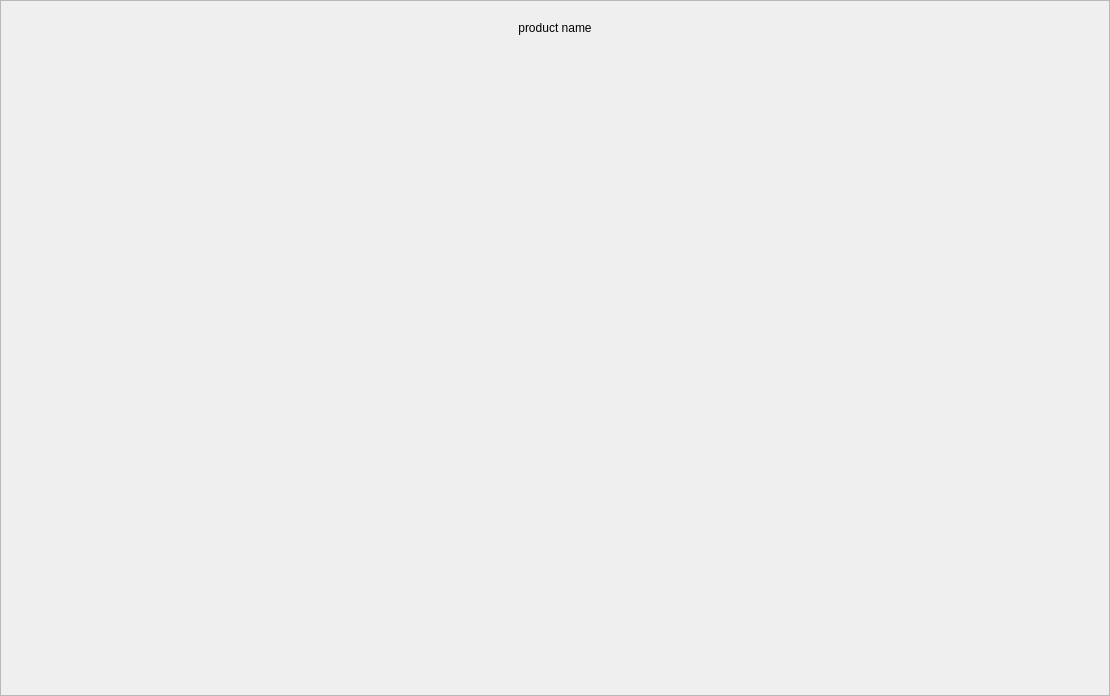
<?xml version="1.0" encoding="UTF-8"?>
<ui version="4.0">
 <class>WelcomeScreenWidget</class>
 <widget class="QFrame" name="WelcomeScreenWidget">
  <property name="geometry">
   <rect>
    <x>0</x>
    <y>0</y>
    <width>1110</width>
    <height>696</height>
   </rect>
  </property>
  <property name="windowTitle">
   <string/>
  </property>
  <layout class="QGridLayout" name="gridLayout">
   <property name="leftMargin">
    <number>0</number>
   </property>
   <property name="topMargin">
    <number>0</number>
   </property>
   <property name="rightMargin">
    <number>0</number>
   </property>
   <property name="bottomMargin">
    <number>0</number>
   </property>
   <property name="spacing">
    <number>0</number>
   </property>
   <item row="1" column="0">
    <widget class="QFrame" name="frameBackground">
     <property name="frameShape">
      <enum>QFrame::StyledPanel</enum>
     </property>
     <property name="frameShadow">
      <enum>QFrame::Raised</enum>
     </property>
     <layout class="QHBoxLayout" name="horizontalLayout_2">
      <property name="spacing">
       <number>0</number>
      </property>
      <property name="leftMargin">
       <number>0</number>
      </property>
      <property name="topMargin">
       <number>0</number>
      </property>
      <property name="rightMargin">
       <number>0</number>
      </property>
      <property name="bottomMargin">
       <number>0</number>
      </property>
      <item>
       <layout class="QVBoxLayout" name="verticalLayout_2">
        <property name="topMargin">
         <number>0</number>
        </property>
        <property name="bottomMargin">
         <number>0</number>
        </property>
        <item>
         <layout class="QVBoxLayout" name="toplayout">
          <property name="spacing">
           <number>0</number>
          </property>
          <property name="topMargin">
           <number>0</number>
          </property>
          <item>
           <layout class="QHBoxLayout" name="horizontalLayout">
            <property name="bottomMargin">
             <number>0</number>
            </property>
            <item>
             <spacer name="horizontalSpacer_3">
              <property name="orientation">
               <enum>Qt::Horizontal</enum>
              </property>
              <property name="sizeHint" stdset="0">
               <size>
                <width>40</width>
                <height>20</height>
               </size>
              </property>
             </spacer>
            </item>
            <item>
             <widget class="QLabel" name="labelLogo">
              <property name="text">
               <string notr="true"/>
              </property>
              <property name="scaledContents">
               <bool>true</bool>
              </property>
              <property name="alignment">
               <set>Qt::AlignCenter</set>
              </property>
              <property name="wordWrap">
               <bool>true</bool>
              </property>
              <property name="textInteractionFlags">
               <set>Qt::NoTextInteraction</set>
              </property>
             </widget>
            </item>
            <item>
             <spacer name="horizontalSpacer_4">
              <property name="orientation">
               <enum>Qt::Horizontal</enum>
              </property>
              <property name="sizeHint" stdset="0">
               <size>
                <width>40</width>
                <height>20</height>
               </size>
              </property>
             </spacer>
            </item>
           </layout>
          </item>
          <item>
           <widget class="QLabel" name="labelProductName">
            <property name="minimumSize">
             <size>
              <width>0</width>
              <height>0</height>
             </size>
            </property>
            <property name="maximumSize">
             <size>
              <width>16777215</width>
              <height>16777215</height>
             </size>
            </property>
            <property name="text">
             <string notr="true">product name</string>
            </property>
            <property name="alignment">
             <set>Qt::AlignCenter</set>
            </property>
           </widget>
          </item>
         </layout>
        </item>
        <item>
         <widget class="QScrollArea" name="scrollArea">
          <property name="frameShape">
           <enum>QFrame::NoFrame</enum>
          </property>
          <property name="horizontalScrollBarPolicy">
           <enum>Qt::ScrollBarAlwaysOff</enum>
          </property>
          <property name="sizeAdjustPolicy">
           <enum>QAbstractScrollArea::AdjustToContents</enum>
          </property>
          <property name="widgetResizable">
           <bool>true</bool>
          </property>
          <property name="alignment">
           <set>Qt::AlignCenter</set>
          </property>
          <widget class="QWidget" name="centralWidget">
           <property name="geometry">
            <rect>
             <x>0</x>
             <y>0</y>
             <width>1106</width>
             <height>649</height>
            </rect>
           </property>
           <layout class="QGridLayout" name="bottomLayout">
            <property name="leftMargin">
             <number>0</number>
            </property>
            <property name="topMargin">
             <number>0</number>
            </property>
            <property name="rightMargin">
             <number>0</number>
            </property>
            <property name="bottomMargin">
             <number>0</number>
            </property>
            <property name="horizontalSpacing">
             <number>20</number>
            </property>
            <item row="0" column="0">
             <spacer name="horizontalSpacer">
              <property name="orientation">
               <enum>Qt::Horizontal</enum>
              </property>
              <property name="sizeType">
               <enum>QSizePolicy::MinimumExpanding</enum>
              </property>
              <property name="sizeHint" stdset="0">
               <size>
                <width>0</width>
                <height>20</height>
               </size>
              </property>
             </spacer>
            </item>
            <item row="0" column="3">
             <spacer name="horizontalSpacer_2">
              <property name="orientation">
               <enum>Qt::Horizontal</enum>
              </property>
              <property name="sizeType">
               <enum>QSizePolicy::MinimumExpanding</enum>
              </property>
              <property name="sizeHint" stdset="0">
               <size>
                <width>0</width>
                <height>20</height>
               </size>
              </property>
             </spacer>
            </item>
            <item row="1" column="0" colspan="4">
             <spacer name="verticalSpacer_2">
              <property name="orientation">
               <enum>Qt::Vertical</enum>
              </property>
              <property name="sizeHint" stdset="0">
               <size>
                <width>20</width>
                <height>40</height>
               </size>
              </property>
             </spacer>
            </item>
            <item row="0" column="1">
             <layout class="QVBoxLayout" name="leftcolumnlayout">
              <property name="spacing">
               <number>20</number>
              </property>
              <property name="rightMargin">
               <number>0</number>
              </property>
              <property name="bottomMargin">
               <number>0</number>
              </property>
             </layout>
            </item>
            <item row="0" column="2">
             <widget class="QLabel" name="label">
              <property name="text">
               <string/>
              </property>
             </widget>
            </item>
           </layout>
          </widget>
         </widget>
        </item>
       </layout>
      </item>
     </layout>
    </widget>
   </item>
  </layout>
 </widget>
 <resources/>
 <connections/>
</ui>
